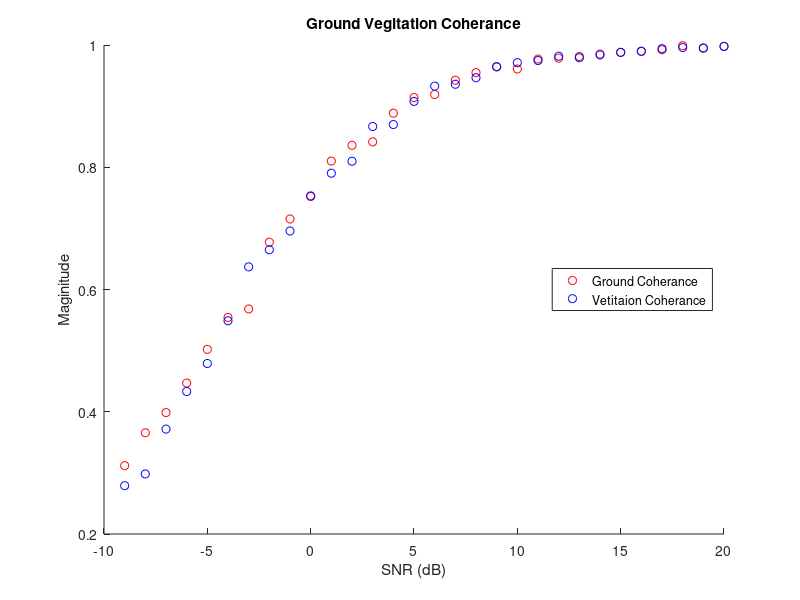

Recreate this plot in MATLAB.
%% Afric_Sim_test_espirit
clc;clear;
%% Initializations

alpha = 1; %ground weighting factor
beta = 1;   %veg weighting factor

Pol_ground = [1;-1;0]/sqrt(2); 
Pol_vegitation = [1;1;1]/sqrt(3); 

ground_offset = 30*pi/180; % ground interferomitry offset
vegitation_offset =  35*pi/180;    % veg interferomitry offset
samples = 10;
Window = 200;    %size of window
Averaged_samples = 30;

ground_phase_est=zeros(Averaged_samples,1); 
vegitation_phase_est=zeros(Averaged_samples,1);
ground_mag_est=zeros(Averaged_samples,1); 
vegitation_mag_est=zeros(Averaged_samples,1);
SNR = zeros(1,Averaged_samples);
%% Matrix Calculations
% Implimenting a window. Esprit and SR techniques

for Averaged_sample = 1:Averaged_samples;
    
    SNR(Averaged_sample) = Averaged_sample-10;
    Noise = (10^(-SNR(Averaged_sample)/20))/sqrt(3);
    
    for n = 1:samples
       
        g =  Pol_ground*(sqrt(-2*log(1-rand(1,Window))).*exp(1i*2*pi*rand(1,Window)));
        v =  Pol_vegitation*(sqrt(-2*log(1-rand(1,Window))).*exp(1i*2*pi*rand(1,Window)));
        
        s1 = alpha*g + beta*v;
        s2 = alpha*exp(1i*ground_offset)*g + beta*exp(1i*vegitation_offset)*v;
        
        s1_Noise = s1 + Noise*sqrt(-2*log(1-rand(3,Window))).*exp(1i*2*pi*rand(3,Window));
        s2_Noise = s2 + Noise*sqrt(-2*log(1-rand(3,Window))).*exp(1i*2*pi*rand(3,Window));
                                    
        p1 = [s1_Noise(1,:)
            s1_Noise(2,:)
            s1_Noise(3,:)];
        
        p2 = [s2_Noise(1,:)
            s2_Noise(2,:)
            s2_Noise(3,:)];
        
        R1 = p1*p1'/Window;
        R2 = p1*p2'/Window;
        
        A = pinv(R1)*R2;
        
        [u,c] = eig(A);
        
        s1 = abs(Pol_ground'*u);
        [~,kk] = sort(s1,'descend');
        ground_phase_est(Averaged_sample) = ground_phase_est(Averaged_sample) + angle(c(kk(1),kk(1)))/samples;
        ground_mag_est(Averaged_sample) = ground_mag_est(Averaged_sample) + abs(c(kk(1),kk(1)))/samples;

        s2 = abs(Pol_vegitation'*u);
        [~,kk] = sort(s2,'descend');
        vegitation_phase_est(Averaged_sample) = vegitation_phase_est(Averaged_sample) + angle(c(kk(1),kk(1)))/samples;
        vegitation_mag_est(Averaged_sample) = vegitation_mag_est(Averaged_sample) + abs(c(kk(1),kk(1)))/samples;

    end     
end
%% Plotting Results

% figure(1);
% title('Ground and Vegitation Interferometric Phases');
% xlabel('SNR dB');ylabel('Int Phase (Degrees)');
% hold on;
% plot(SNR,ground_phase_est*180/pi,'ro');
% plot(SNR,-1*ones(Averaged_samples,1)*ground_offset*180/pi,'r+'); %actual Ground Phase
% plot(SNR,vegitation_phase_est*180/pi,'go');
% plot(SNR,-1*ones(Averaged_samples,1)*vegitation_offset*180/pi,'g+'); %actual Vegitation phase
% axis([-10 20 -70 -10]);
% legend('Ground Estimated','Ground Actual','Vegitation Estimated','Vegitaion Actual','Location','northeast')
% hold off

figure(2)
title('Ground Vegitation Coherance');
xlabel('SNR (dB)');ylabel('Maginitude')
hold on;
plot(SNR,ground_mag_est,'ro');
plot(SNR,vegitation_mag_est,'bo');
legend('Ground Coherance','Vetitaion Coherance','Location','east');
hold off;
